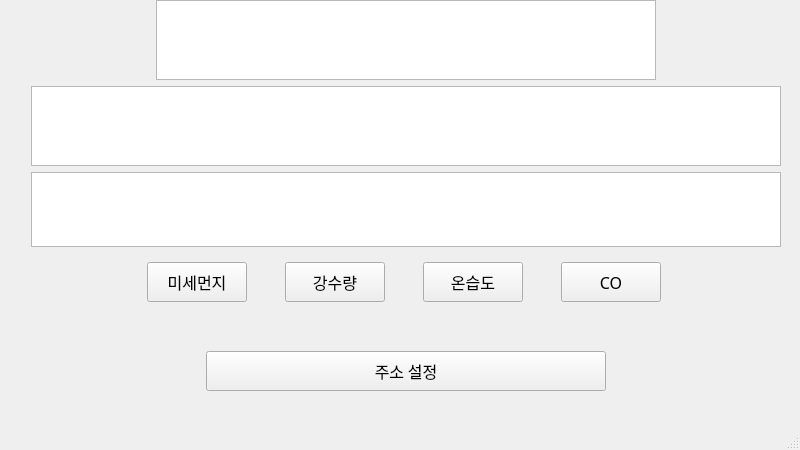
<?xml version="1.0" encoding="UTF-8"?>
<ui version="4.0">
 <class>MainWindow</class>
 <widget class="QMainWindow" name="MainWindow">
  <property name="enabled">
   <bool>true</bool>
  </property>
  <property name="geometry">
   <rect>
    <x>0</x>
    <y>0</y>
    <width>800</width>
    <height>450</height>
   </rect>
  </property>
  <property name="sizePolicy">
   <sizepolicy hsizetype="Fixed" vsizetype="Fixed">
    <horstretch>0</horstretch>
    <verstretch>0</verstretch>
   </sizepolicy>
  </property>
  <property name="minimumSize">
   <size>
    <width>800</width>
    <height>450</height>
   </size>
  </property>
  <property name="maximumSize">
   <size>
    <width>800</width>
    <height>450</height>
   </size>
  </property>
  <property name="windowTitle">
   <string>MainWindow</string>
  </property>
  <widget class="QWidget" name="centralwidget">
   <widget class="QWidget" name="gridLayoutWidget">
    <property name="geometry">
     <rect>
      <x>30</x>
      <y>0</y>
      <width>752</width>
      <height>391</height>
     </rect>
    </property>
    <layout class="QGridLayout" name="gridLayout">
     <item row="5" column="0" alignment="Qt::AlignHCenter|Qt::AlignTop">
      <widget class="QFrame" name="frame">
       <property name="sizePolicy">
        <sizepolicy hsizetype="Fixed" vsizetype="Fixed">
         <horstretch>0</horstretch>
         <verstretch>0</verstretch>
        </sizepolicy>
       </property>
       <property name="minimumSize">
        <size>
         <width>600</width>
         <height>50</height>
        </size>
       </property>
       <property name="maximumSize">
        <size>
         <width>600</width>
         <height>50</height>
        </size>
       </property>
       <layout class="QGridLayout" name="gridLayout_4">
        <item row="1" column="0">
         <widget class="QPushButton" name="weather_button">
          <property name="enabled">
           <bool>true</bool>
          </property>
          <property name="minimumSize">
           <size>
            <width>100</width>
            <height>40</height>
           </size>
          </property>
          <property name="maximumSize">
           <size>
            <width>100</width>
            <height>40</height>
           </size>
          </property>
          <property name="font">
           <font>
            <family>함초롬돋움</family>
            <pointsize>12</pointsize>
           </font>
          </property>
          <property name="text">
           <string>미세먼지</string>
          </property>
         </widget>
        </item>
        <item row="1" column="1">
         <widget class="QPushButton" name="weather_button_2">
          <property name="enabled">
           <bool>true</bool>
          </property>
          <property name="minimumSize">
           <size>
            <width>100</width>
            <height>40</height>
           </size>
          </property>
          <property name="maximumSize">
           <size>
            <width>100</width>
            <height>40</height>
           </size>
          </property>
          <property name="font">
           <font>
            <family>함초롬돋움</family>
            <pointsize>12</pointsize>
           </font>
          </property>
          <property name="text">
           <string>강수량</string>
          </property>
         </widget>
        </item>
        <item row="1" column="3">
         <widget class="QPushButton" name="weather_button_4">
          <property name="enabled">
           <bool>true</bool>
          </property>
          <property name="minimumSize">
           <size>
            <width>100</width>
            <height>40</height>
           </size>
          </property>
          <property name="maximumSize">
           <size>
            <width>100</width>
            <height>40</height>
           </size>
          </property>
          <property name="font">
           <font>
            <family>함초롬돋움</family>
            <pointsize>12</pointsize>
           </font>
          </property>
          <property name="layoutDirection">
           <enum>Qt::LeftToRight</enum>
          </property>
          <property name="text">
           <string>CO</string>
          </property>
         </widget>
        </item>
        <item row="1" column="2">
         <widget class="QPushButton" name="weather_button_3">
          <property name="enabled">
           <bool>true</bool>
          </property>
          <property name="minimumSize">
           <size>
            <width>100</width>
            <height>40</height>
           </size>
          </property>
          <property name="maximumSize">
           <size>
            <width>100</width>
            <height>40</height>
           </size>
          </property>
          <property name="font">
           <font>
            <family>함초롬돋움</family>
            <pointsize>12</pointsize>
           </font>
          </property>
          <property name="layoutDirection">
           <enum>Qt::LeftToRight</enum>
          </property>
          <property name="text">
           <string>온습도</string>
          </property>
         </widget>
        </item>
       </layout>
      </widget>
     </item>
     <item row="4" column="0">
      <widget class="QTextEdit" name="textEdit_3">
       <property name="minimumSize">
        <size>
         <width>750</width>
         <height>75</height>
        </size>
       </property>
       <property name="maximumSize">
        <size>
         <width>750</width>
         <height>75</height>
        </size>
       </property>
       <property name="font">
        <font>
         <family>함초롬돋움</family>
         <pointsize>10</pointsize>
        </font>
       </property>
       <property name="mouseTracking">
        <bool>false</bool>
       </property>
       <property name="readOnly">
        <bool>true</bool>
       </property>
       <property name="html">
        <string>&lt;!DOCTYPE HTML PUBLIC &quot;-//W3C//DTD HTML 4.0//EN&quot; &quot;http://www.w3.org/TR/REC-html40/strict.dtd&quot;&gt;
&lt;html&gt;&lt;head&gt;&lt;meta name=&quot;qrichtext&quot; content=&quot;1&quot; /&gt;&lt;style type=&quot;text/css&quot;&gt;
p, li { white-space: pre-wrap; }
&lt;/style&gt;&lt;/head&gt;&lt;body style=&quot; font-family:'함초롬돋움'; font-size:10pt; font-weight:400; font-style:normal;&quot;&gt;
&lt;p align=&quot;justify&quot; style=&quot;-qt-paragraph-type:empty; margin-top:0px; margin-bottom:0px; margin-left:0px; margin-right:0px; -qt-block-indent:0; text-indent:0px; font-family:'Gulim'; font-size:9pt;&quot;&gt;&lt;br /&gt;&lt;/p&gt;&lt;/body&gt;&lt;/html&gt;</string>
       </property>
      </widget>
     </item>
     <item row="1" column="0" alignment="Qt::AlignHCenter">
      <widget class="QTextEdit" name="textEdit">
       <property name="enabled">
        <bool>true</bool>
       </property>
       <property name="minimumSize">
        <size>
         <width>500</width>
         <height>80</height>
        </size>
       </property>
       <property name="maximumSize">
        <size>
         <width>500</width>
         <height>80</height>
        </size>
       </property>
       <property name="font">
        <font>
         <family>함초롬돋움</family>
         <pointsize>10</pointsize>
        </font>
       </property>
       <property name="mouseTracking">
        <bool>false</bool>
       </property>
       <property name="readOnly">
        <bool>true</bool>
       </property>
       <property name="html">
        <string>&lt;!DOCTYPE HTML PUBLIC &quot;-//W3C//DTD HTML 4.0//EN&quot; &quot;http://www.w3.org/TR/REC-html40/strict.dtd&quot;&gt;
&lt;html&gt;&lt;head&gt;&lt;meta name=&quot;qrichtext&quot; content=&quot;1&quot; /&gt;&lt;style type=&quot;text/css&quot;&gt;
p, li { white-space: pre-wrap; }
&lt;/style&gt;&lt;/head&gt;&lt;body style=&quot; font-family:'함초롬돋움'; font-size:10pt; font-weight:400; font-style:normal;&quot;&gt;
&lt;p align=&quot;center&quot; style=&quot;-qt-paragraph-type:empty; margin-top:0px; margin-bottom:0px; margin-left:0px; margin-right:0px; -qt-block-indent:0; text-indent:0px;&quot;&gt;&lt;br /&gt;&lt;/p&gt;&lt;/body&gt;&lt;/html&gt;</string>
       </property>
      </widget>
     </item>
     <item row="3" column="0">
      <widget class="QTextEdit" name="textEdit_2">
       <property name="minimumSize">
        <size>
         <width>750</width>
         <height>80</height>
        </size>
       </property>
       <property name="maximumSize">
        <size>
         <width>750</width>
         <height>80</height>
        </size>
       </property>
       <property name="font">
        <font>
         <family>함초롬돋움</family>
         <pointsize>10</pointsize>
        </font>
       </property>
       <property name="mouseTracking">
        <bool>false</bool>
       </property>
       <property name="readOnly">
        <bool>true</bool>
       </property>
       <property name="html">
        <string>&lt;!DOCTYPE HTML PUBLIC &quot;-//W3C//DTD HTML 4.0//EN&quot; &quot;http://www.w3.org/TR/REC-html40/strict.dtd&quot;&gt;
&lt;html&gt;&lt;head&gt;&lt;meta name=&quot;qrichtext&quot; content=&quot;1&quot; /&gt;&lt;style type=&quot;text/css&quot;&gt;
p, li { white-space: pre-wrap; }
&lt;/style&gt;&lt;/head&gt;&lt;body style=&quot; font-family:'함초롬돋움'; font-size:10pt; font-weight:400; font-style:normal;&quot;&gt;
&lt;p align=&quot;justify&quot; style=&quot;-qt-paragraph-type:empty; margin-top:0px; margin-bottom:0px; margin-left:0px; margin-right:0px; -qt-block-indent:0; text-indent:0px; font-family:'Gulim'; font-size:9pt;&quot;&gt;&lt;br /&gt;&lt;/p&gt;&lt;/body&gt;&lt;/html&gt;</string>
       </property>
      </widget>
     </item>
     <item row="7" column="0" alignment="Qt::AlignHCenter">
      <widget class="QPushButton" name="address_button">
       <property name="minimumSize">
        <size>
         <width>400</width>
         <height>40</height>
        </size>
       </property>
       <property name="maximumSize">
        <size>
         <width>400</width>
         <height>40</height>
        </size>
       </property>
       <property name="font">
        <font>
         <family>함초롬돋움</family>
         <pointsize>12</pointsize>
        </font>
       </property>
       <property name="text">
        <string>주소 설정</string>
       </property>
      </widget>
     </item>
    </layout>
   </widget>
  </widget>
  <widget class="QMenuBar" name="menubar">
   <property name="geometry">
    <rect>
     <x>0</x>
     <y>0</y>
     <width>800</width>
     <height>26</height>
    </rect>
   </property>
  </widget>
  <widget class="QStatusBar" name="statusbar"/>
 </widget>
 <resources/>
 <connections/>
</ui>
